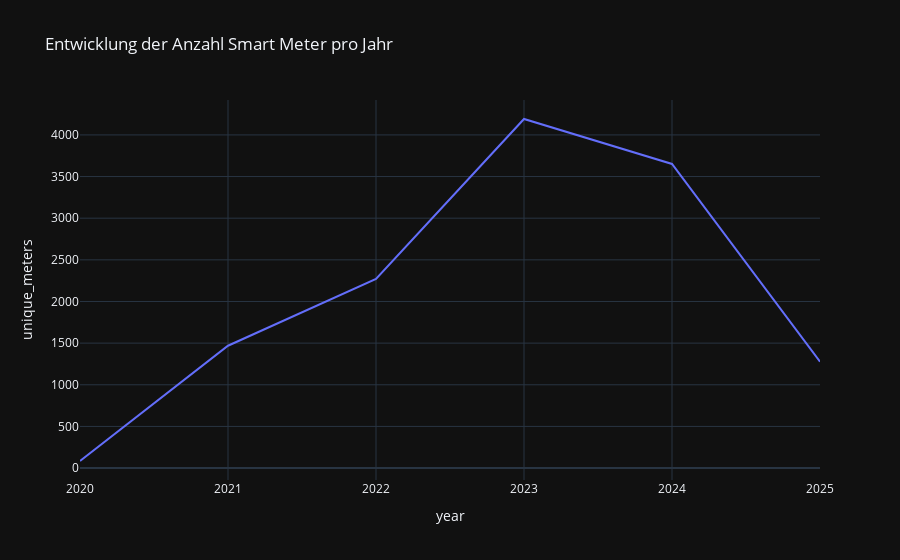

Notebook code cell kept with this figure:
### Code cell
# Sicherstellen, dass timestamp als datetime erkannt wird
df["timestamp"] = pd.to_datetime(df["timestamp"])

# Jahr extrahieren
df["year"] = df["timestamp"].dt.year

# Einzigartige num_meter pro Jahr zählen
df_unique_meters = df.groupby("year")["num_meter"].nunique().reset_index()
df_unique_meters.columns = ["year", "unique_meters"]

# Visualisieren
fig = px.line(df_unique_meters, x="year", y="unique_meters", title="Entwicklung der Anzahl Smart Meter pro Jahr")
fig.show()

### Figure 1 — Plotly figure (JSON) as saved in the notebook; plotly's stock layout.template omitted (floating-point values rounded to 4 significant figures)
{"data": [{"hovertemplate": "year=%{x}<br>unique_meters=%{y}<extra></extra>", "legendgroup": "", "line": {"color": "#636efa", "dash": "solid"}, "marker": {"symbol": "circle"}, "mode": "lines", "name": "", "orientation": "v", "showlegend": false, "type": "scatter", "x": [2020, 2021, 2022, 2023, 2024, 2025], "xaxis": "x", "y": [85, 1469, 2271, 4191, 3651, 1278], "yaxis": "y"}], "layout": {"legend": {"tracegroupgap": 0}, "title": {"text": "Entwicklung der Anzahl Smart Meter pro Jahr"}, "xaxis": {"anchor": "y", "domain": [0, 1], "title": {"text": "year"}}, "yaxis": {"anchor": "x", "domain": [0, 1], "title": {"text": "unique_meters"}}}}
